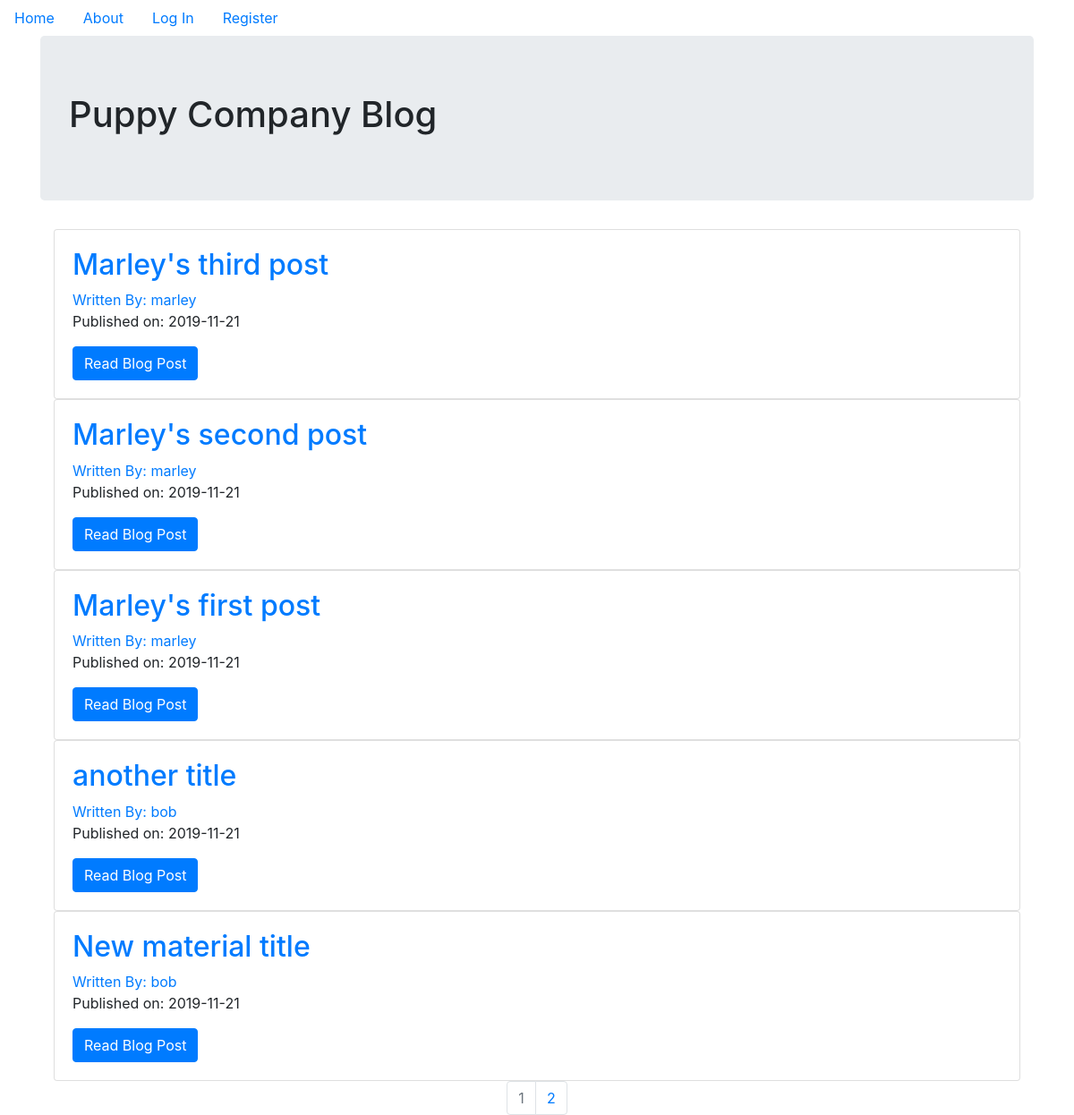
The page / on the database its author committed.
### puppycompanyblog/models.py (models this page shows, shortened)
class BlogPost(db.Model):
  users = db.relationship(User)
  id = db.Column(db.Integer, primary_key = True)
  user_id = db.Column(db.Integer, db.ForeignKey('users.id'), nullable = False)
  date = db.Column(db.DateTime, nullable = False, default = datetime.utcnow)
  title = db.Column(db.String(140), nullable = False)
  text = db.Column(db.Text, nullable = False)

class User(db.Model, UserMixin):
  __tablename__ = 'users'
  id = db.Column(db.Integer, primary_key = True)
  profile_image = db.Column(db.String(20), nullable = False, default = 'default_profile.png')
  email = db.Column(db.String(64), unique = True, index = True)
  username = db.Column(db.String(64), unique = True, index = True)
  password_hash = db.Column(db.String(128))
  posts = db.relationship('BlogPost', backref = 'author', lazy = True)

### puppycompanyblog/core/views.py (the view)
@core.route('/')
def index():
  page = request.args.get('page', 1, type=int)
  blog_posts = BlogPost.query.order_by(BlogPost.date.desc()).paginate(page=page, per_page=5)
  return render_template('index.html', blog_posts=blog_posts)

### puppycompanyblog/templates/index.html
{% extends 'base.html' %}
{% block content %}
  <div class="jumbotron">
    <h1>Puppy Company Blog</h1>
  </div>
  <div class="container">
    {% for post in blog_posts.items %}
      <div class="card">
        <div class="card-body">
          <h2><a class="card-title" href="{{ url_for('blog_posts.blog_post', blog_post_id=post.id) }}">{{ post.title }}</a></h2>
          <a href="{{ url_for('users.user_posts', username=post.author.username) }}">Written By: {{ post.author.username }}</a>
          <p>Published on: {{ post.date.strftime('%Y-%m-%d') }}</p>
          <a class="btn btn-primary" href="{{ url_for('blog_posts.blog_post', blog_post_id=post.id) }}">Read Blog Post</a>
        </div>
      </div>
    {% endfor %}
  </div>
  <nav aria-label="Page Navigation Example">
    <ul class="pagination justify-content-center">
      {% for page_num in blog_posts.iter_pages(left_edge=1, right_edge=1, left_current=1, right_current=2) %}
        {% if blog_posts.page == page_num %}
          <li class="page-item disabled">
            <a class="page-link" href="{{ url_for('core.index', page=page_num) }}">{{ page_num }}</a>
          </li>
        {% else %}
          <li class="page-item">
            <a class="page-link" href="{{ url_for('core.index', page=page_num) }}">{{ page_num }}</a>
          </li>
        {% endif %}
      {% endfor %}
    </ul>
  </nav>
{% endblock %}

### puppycompanyblog/static/css/login.css (style rules this page uses)
html, body { height: 100%; }

### puppycompanyblog/static/css/register.css (style rules this page uses)
html, body { height: 100%; }

### rows shown on the page
BlogPost: title "Marley's third post", author.username "marley", date "2019-11-21"
BlogPost: title "Marley's second post", author.username "marley", date "2019-11-21"
BlogPost: title "Marley's first post", author.username "marley", date "2019-11-21"
BlogPost: title "another title", author.username "bob", date "2019-11-21"
BlogPost: title "New material title", author.username "bob", date "2019-11-21"

### other values the page prints
{{ page_num }} "1"
{{ page_num }} "2"
